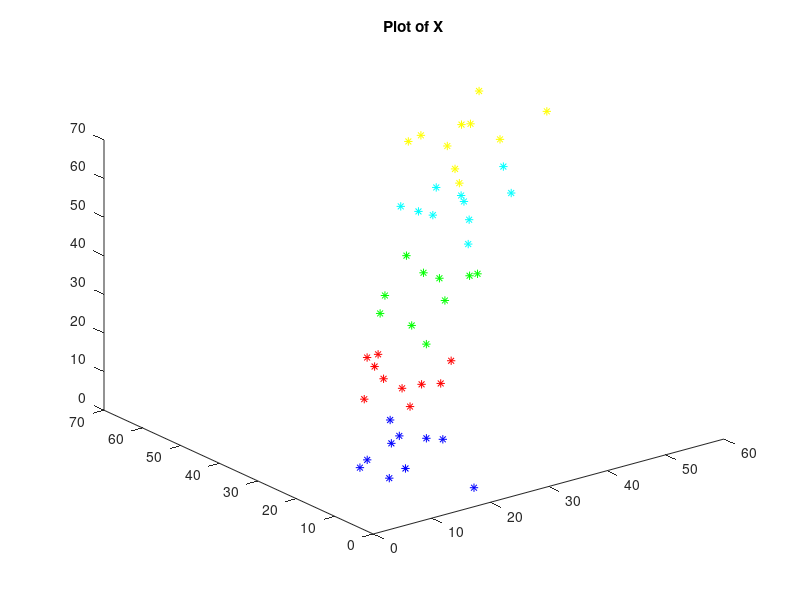
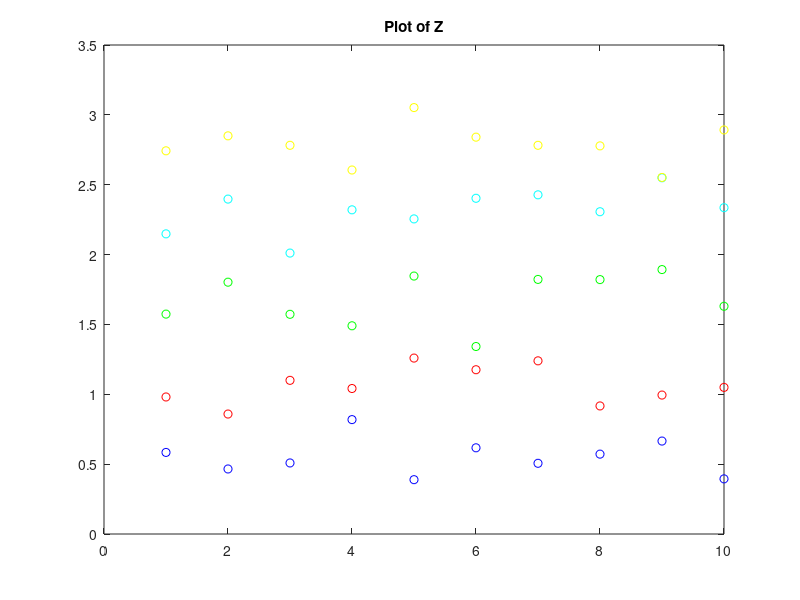

The MATLAB source for these figures, in order:
clc
clear 

%Diary
dfile ='MATLAB_Output_OM.txt';
if exist(dfile, 'file') ; delete(dfile); end
diary(dfile)
diary on
diary MATLAB_Output_OM.txt

%Introduction
fprintf('--------------------------------------------------------------\n');
fprintf('Oscar Martinez \t Homework 4: Problems 1-2 \t STA 5106\n');
fprintf('--------------------------------------------------------------\n');

%-----Problem 1:-----
fprintf('-----Problem 1-----\n');

%Load the data
load hw4_1_data.mat

%size
[m,n] = size(X)

%Part a
fprintf('---Part (a)---\n');

for i = 1:m 
    I = reshape(X(i,:),28,23); %Reshape column i of X into a 28x23 matrix
    imagesc(I); %Takes the reshapen column/matrix and converts it to an image
    colormap(gray); %The image's color scheme is grayscale
    axis equal; %Equal Margins
    title(['Data Image ', num2str(i)]) %Title
    pause; %Wait until user presses a key to move on to the next image
end;

%PCA
C = cov(X); %Variance Covariance
[U,S,V]=svd(C); %SVD decomposition w/ U = V being our matrix of interest
U1=U(:,1:3); %U1 is the first 3 columns of U ie 3 principal directions
%Z=X*U1; %Z is our typical transformation but is unused

%1st three components 
for i = 1:3 
    I = reshape(U1(:,i),28,23); %Reshape column i of U1 into a 28x23 matrix
    imagesc(I); %Takes the reshapen column/matrix and converts it to an image
    colormap(gray); %The image's color scheme is grayscale
    axis equal; %Equal Margins
    title(['First Three Principal Directions: Image ', num2str(i)]) %Title
    pause; %Wait until user presses a key to move on to the next image
end

%Part b
fprintf('---Part (b)---\n');

%Show the projection of the first image
i=0; %start counter at 0
for d = [50 100] %Doing this for d=50 and d=100
    i = i+1; %Update the counter by 1
    Z(:,i) = U(:,1:d)*(X(1,:)*U(:,1:d))'; %Create a new matrix Z, whose ith column corresponds to the ith value of d as per the prompt
end

d = [50 100];
for i = 1:size(Z, 2) %For i from 1 to the # of columns in Z (here 2)
    I = reshape(Z(:,i),28,23); %Reshape column i of Z into a 28x23 matrix
    imagesc(I); %Takes the reshapen column/matrix and converts it to an image
    colormap(gray); %The image's color scheme is grayscale
    axis equal; %Equal Margins
    title(['(b) Projection Onto Subspace ', num2str(d(1,i))]) %Title
    pause %Wait until user presses a key to move on to the next image
end 

%-----Problem 1:-----
clear
fprintf('-----Problem 2-----\n');

%Load the data
load hw4_2_data.mat

%Relevant Details
% m = 5 classes
%k = 10 observations
%n = 3 size of vector per observation
%d = 1

%Part a
fprintf('---Part (a)---\n');

%Plot X
[n, m, k] = size(X);
figure(1);
color = 'brgcy';
for j = 1:m
    for i = 1:k
        plot3(X(1,j,i), X(2,j,i), X(3,j,i), [color(j) '*']);
       %grid on;
       title('Plot of X');
        hold on;
    end
end

%Part b
fprintf('---Part (b)---\n');

%Class Means
for i = 1:n
    for j = 1:m
        mu(i,j) = mean(X(i,j,:));
    end
end

%Total Mean
MU = mean(mu, 2); %column vector w/ mean of each row of mu

%Between-class Scatter Matrix
S_B = zeros(n, n);
for j = 1:m
    S_B = S_B + (mu(:,j) - MU)*(mu(:,j) - MU)';
end

% compute within-class scatter matrix
S_W = zeros(n, n);
for j = 1:m
    for i = 1:k
        S_W = S_W + (X(:,j,i) - mu(:,j))*(X(:,j,i) - mu(:,j))';
    end
end

% compute U
[U, D] = eig(S_B, S_W);
U = U(:,n)  % take the last component (w.r.t. largest generalized eigenvalue)

%Part c
fprintf('---Part (c)---\n');

% projection to Z
for j = 1:m
    for i = 1:k
        Z(i,j) = U'*X(:,j,i);
    end
end

% plot Z
figure(2);
color = 'brgcy';
for j = 1:m
    plot(Z(:,j), [color(j) 'o']);
    title('Plot of Z');
    hold on;
end

%closing output
diary off